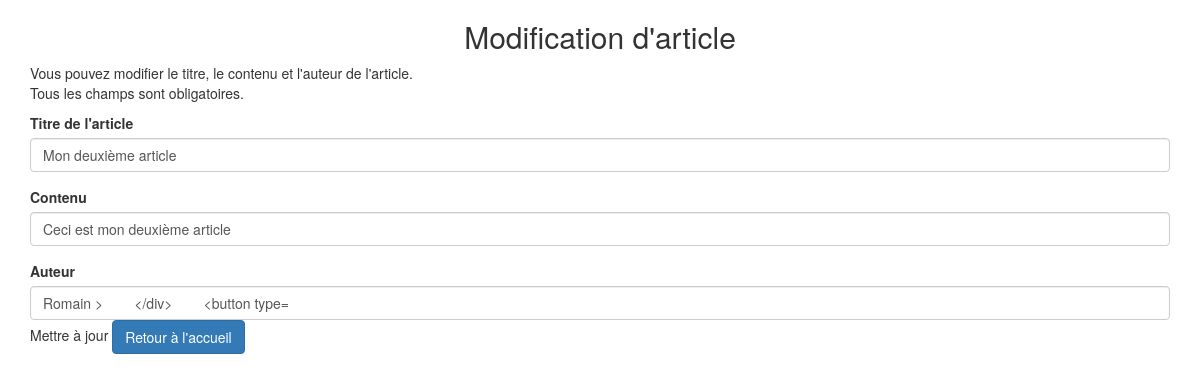
The page /projet_blog/modif.php?id=2 on the database its author committed.
### tables this page shows
CREATE TABLE `articles` (
  `id` int(11) NOT NULL,
  `titre_article` varchar(255) NOT NULL,
  `date_ajout` datetime NOT NULL,
  `contenu_article` text NOT NULL,
  `auteur_article` varchar(255) NOT NULL
);

### projet_blog/modif.php (the view, shortened to what this page needs)
<!DOCTYPE html>
<html>
    <head>
        <link rel="stylesheet" href="https://maxcdn.bootstrapcdn.com/bootstrap/3.3.6/css/bootstrap.min.css">
    </head>
    <?php
        try {
          $bdd = new PDO('mysql:host=localhost;dbname=projet_blog;charset=utf8', 'root', 'root'); }
        catch(Exception $e) {
          die('Erreur : '.$e->getMessage()); }
      $recup = $bdd->prepare("SELECT id, titre_article, contenu_article, auteur_article FROM articles WHERE id = :id" );
      $recup->execute(array("id" => $_GET["id"]));
      $donnees = $recup->fetch();
     ?>
    <body class="container">
      <h2 class="text-center">Modification d'article</h2>
      <p>
        Vous pouvez modifier le titre, le contenu et l'auteur de l'article. <br>
        Tous les champs sont obligatoires. <br>
      </p>
      <form action=<?php echo "'modif.php?id=" . $_GET["id"] . "'"?> method="post">
        <div class="form-group">
          <label for="titreArticle">Titre de l'article</label>
          <input type="text" class="form-control" id="titreArticle" name="titre" value="<?php echo htmlspecialchars($donnees["titre_article"]); ?>" >
        </div>
        <div class="form-group">
          <label for="contenuArticle">Contenu</label>
          <input type="text" class="form-control" id="contenuArticle" name="contenu" value="<?php echo htmlspecialchars($donnees["contenu_article"]); ?>" >
        </div>
        <div class="form-group">
          <label for="auteurArticle">Auteur</label>
          <input type="text" class="form-control" id="auteurArticle" name="auteur" value="<?php echo htmlspecialchars($donnees["auteur_article"]); ?> >
        </div>
        <button type="submit" class="btn btn-success">Mettre à jour</button> <a class="btn btn-primary" href="index.php" role="button">Retour à l'accueil</a>
    </body>
</html>

### rows shown on the page
articles: titre "Mon deuxième article", contenu "Ceci est mon deuxième article", auteur "Romain > </div> <button type="
